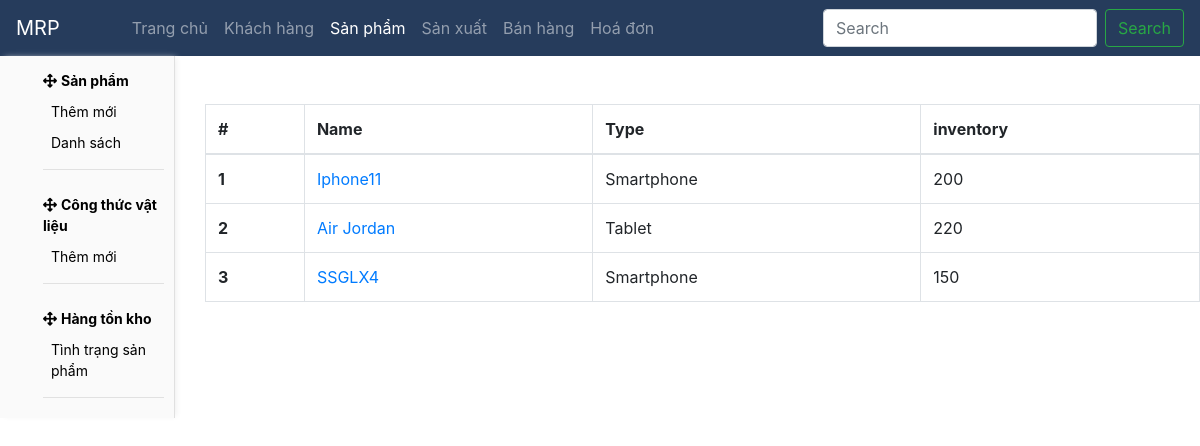
Screenshot of /product/inventory with the database file from the repository.
### core/models.py (models this page shows, shortened)
class Product(models.Model):
    name = models.CharField(max_length=50)
    type = models.CharField(max_length=50, choices=PRODUCT_TYPE, blank=True, null=True)
    chip = models.ManyToManyField(Component, blank=True, null=True, related_name='product_chip')
    screen = models.ManyToManyField(Component, blank=True, null=True, related_name='product_screen')
    camera = models.ManyToManyField(Component, blank=True, null=True, related_name='product_camera')
    def inventory(self):
        ivts =Inventory.objects.filter(product=self)
        total = 0
        for ivt in ivts:
            total += ivt.quantity
        return total

class Inventory(models.Model):
    warehouse = models.ForeignKey(Warehouse, on_delete=models.CASCADE, blank=True, null=True)
    product = models.ForeignKey(Product, on_delete=models.CASCADE)
    quantity = models.IntegerField()

### core/views.py (the view)
# urls.py: path('product/inventory', inventory, name='inventory'),
def inventory(request):
    return render(request, 'inventory/inventory.html', {
        'products': Product.objects.all(),
    })

### core/templates/inventory/inventory.html (shortened to what this page needs)
{% extends 'base.html' %}
{% block sidebar %}
    {% include 'sidebar/product.html' %}
{% endblock sidebar %}
{% block content %}
<table class="table table-bordered mt-5">
    <thead>
      <tr>
        <th scope="col">#</th>
        <th scope="col">Name</th>
        <th scope="col">Type</th>
        <th scope="col">inventory</th>
      </tr>
    </thead>
    <tbody>
        {% for product in products %}
        <tr>
          <th scope="row">{{product.id}}</th>
          <td><a href="{% url 'product_detail' product.id %}">{{product.name}}</a></td>
          <td>{{product.type}}</td>
          <td>{{product.inventory}}</td>
        </tr>
        {% endfor %}
    </tbody>
  </table>
{% endblock content %}

### rows the page displays
Product: id "1", name "Iphone11", type "Smartphone", inventory "200"
Product: id "2", name "Air Jordan", type "Tablet", inventory "220"
Product: id "3", name "SSGLX4", type "Smartphone", inventory "150"
